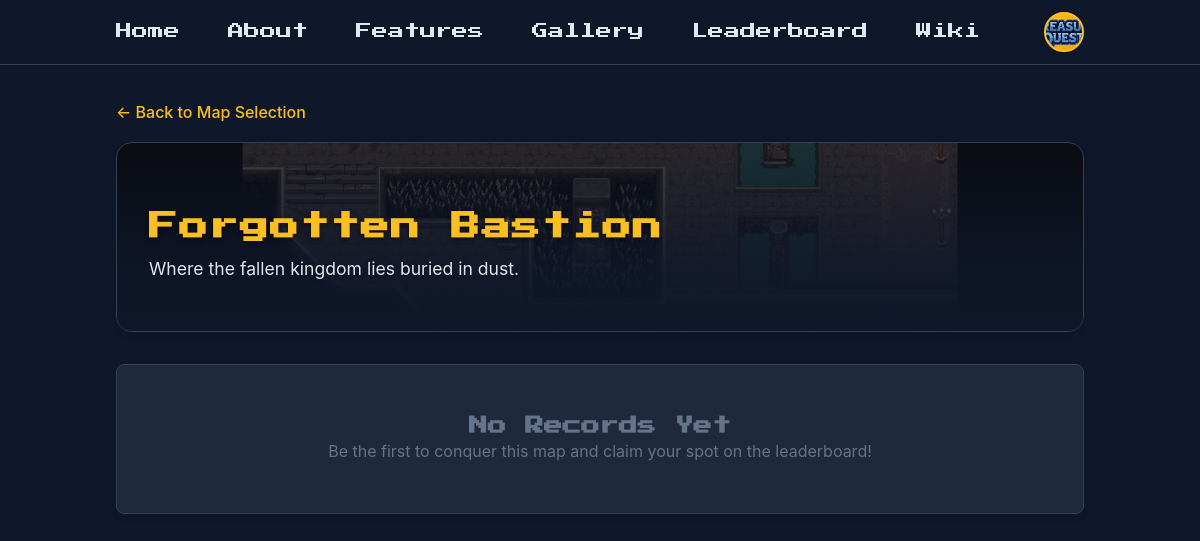
The app's page /map_leaderboard.php?id=4 (signed in) with its own data.
### tables this page shows
CREATE TABLE `users` (
  `id` int(11) NOT NULL,
  `username` varchar(50) NOT NULL,
  `email` varchar(100) NOT NULL,
  `password` varchar(255) NOT NULL,
  `admin` tinyint(1) NOT NULL DEFAULT 0,
  `reset_token` varchar(100) DEFAULT NULL,
  `reset_token_expires` datetime DEFAULT NULL,
  `created_at` timestamp NOT NULL DEFAULT current_timestamp(),
  `profile_picture` varchar(255) DEFAULT 'uploads/profiles/default.png',
  `api_token` varchar(64) DEFAULT NULL
);

CREATE TABLE `maps` (
  `id` int(11) NOT NULL,
  `name` varchar(60) NOT NULL,
  `bg` varchar(255) DEFAULT NULL,
  `description` text DEFAULT NULL,
  `created_at` timestamp NOT NULL DEFAULT current_timestamp()
);

### config.php (called while the page is built, shortened)
<?php
function getDBConnection() {
    $conn = new mysqli(DB_HOST, DB_USER, DB_PASS, DB_NAME, DB_PORT);
    return $conn;
}
function getCurrentUser() {
    $conn = getDBConnection();
    $user_id = $_SESSION['user_id'];
    $stmt = $conn->prepare("SELECT id, username, email, profile_picture, admin FROM users WHERE id = ?");
    $stmt->bind_param("i", $user_id);
    $stmt->execute();
    $result = $stmt->get_result();
    $user = $result->fetch_assoc();
    return $user;
}
?>

### map_leaderboard.php (the view, shortened to what this page needs)
<?php
require_once 'config.php';
$user = getCurrentUser();
$conn = getDBConnection();
$currentPage = basename($_SERVER['PHP_SELF']);
$isHomePage = ($currentPage === 'index.php' || $currentPage === '');
$map_id = isset($_GET['id']) ? (int)$_GET['id'] : 0;
$map_stmt = $conn->prepare("SELECT * FROM maps WHERE id = ?");
$map_stmt->bind_param("i", $map_id);
$map_stmt->execute();
$map_info = $map_stmt->get_result()->fetch_assoc();
$derivedFileName = strtolower(str_replace(' ', '_', $map_info['name'])) . '.jpg';
$derivedPath = 'uploads/maps/' . $derivedFileName;
if (file_exists($derivedPath)) {
    $bgImage = $derivedPath;
} elseif (!empty($map_info['bg'])) {
    $bgImage = htmlspecialchars(strpos($map_info['bg'], 'uploads/maps/') !== false ? $map_info['bg'] : 'uploads/maps/' . basename($map_info['bg']));
} else {
    $bgImage = 'uploads/maps/default-map.jpg';
}
$score_sql = "SELECT s.turns, s.date, u.username, u.profile_picture FROM scores s JOIN users u ON s.user_id = u.id WHERE s.map_id = ? ORDER BY s.turns ASC, s.date DESC LIMIT 50";
$score_stmt = $conn->prepare($score_sql);
$score_stmt->bind_param("i", $map_id);
$score_stmt->execute();
$scores_result = $score_stmt->get_result();
?>
<!DOCTYPE html>
<html lang="en">
<head>
    <link rel="stylesheet" href="styles.css">
</head>
<body>
    <nav class="nav">
        <div class="nav-container">
            <div class="nav-links">
                <?php if (!$isHomePage): ?><a href="index.php#home">Home</a><?php endif; ?>
                <a href="index.php#about">About</a>
                <a href="index.php#features">Features</a>
                <a href="index.php#gallery">Gallery</a>
                <a href="leaderboard.php" class="active">Leaderboard</a>
                <a href="wiki.php">Wiki</a>
                <?php if ($user): ?>
                    <div class="user-menu" style="margin-left: 1rem;">
                        <div class="user-avatar" onclick="toggleUserMenu(event)">
                            <?php if (!empty($user['profile_picture']) && $user['profile_picture'] !== 'uploads/profiles/default.png'): ?>
                                <img src="<?php echo htmlspecialchars($user['profile_picture']); ?>" alt="Profile" style="width: 100%; height: 100%; object-fit: cover; border-radius: 50%;">
                            <?php else: ?>
                                <?php echo strtoupper(substr($user['username'], 0, 1)); ?>
                            <?php endif; ?>
                        </div>
                    </div>
                <?php else: ?>
                    <a href="login.php" class="btn btn-outline" style="cursor: pointer; margin-left: 1rem;">Login</a>
                <?php endif; ?>
            </div>
        </div>
    </nav>
    <div class="map-leaderboard-container">
        <a href="leaderboard.php" class="back-btn">← Back to Map Selection</a>
        <div class="map-header" style="background-image: url('<?php echo $bgImage; ?>');">
            <div class="map-header-overlay"></div>
            <div class="map-header-content">
                <h1 class="map-title"><?php echo htmlspecialchars($map_info['name']); ?></h1>
                <p class="map-desc"><?php echo htmlspecialchars($map_info['description']); ?></p>
            </div>
        </div>
        <div class="table-wrapper">
            <?php if ($scores_result->num_rows > 0): ?>
            <table>
                <thead>
                    <tr><th width="10%">Rank</th><th width="50%">Player</th><th width="20%">Turns</th><th width="20%">Date Achieved</th></tr>
                </thead>
                <tbody>
                    <?php
                    $rank = 1;
                    while($row = $scores_result->fetch_assoc()):
                        $rankClass = $rank <= 3 ? "rank-$rank" : "";
                    ?>
                    <tr>
                        <td class="<?php echo $rankClass; ?>">#<?php echo $rank; ?></td>
                        <td>
                            <div class="user-flex">
                                <div class="avatar">
                                    <?php if (!empty($row['profile_picture']) && $row['profile_picture'] !== 'uploads/profiles/default.png'): ?>
                                        <img src="<?php echo htmlspecialchars($row['profile_picture']); ?>" style="width: 100%; height: 100%; object-fit: cover;">
                                    <?php else: ?>
                                        <?php echo strtoupper(substr($row['username'], 0, 1)); ?>
                                    <?php endif; ?>
                                </div>
                                <?php echo htmlspecialchars($row['username']); ?>
                            </div>
                        </td>
                        <td style="font-family: monospace; font-size: 1.1rem; color: #fbbf24;"><?php echo htmlspecialchars($row['turns']); ?></td>
                        <td><?php echo date('M j, Y', strtotime($row['date'])); ?></td>
                    </tr>
                    <?php $rank++; endwhile; ?>
                </tbody>
            </table>
            <?php else: ?>
                <div class="empty-state">
                    <h3>No Records Yet</h3>
                    <p>Be the first to conquer this map and claim your spot on the leaderboard!</p>
                </div>
            <?php endif; ?>
        </div>
    </div>
</body>
</html>

### styles.css (style rules this page uses)
* { margin: 0; padding: 0; box-sizing: border-box; }
body { font-family: -apple-system, BlinkMacSystemFont, 'Segoe UI', Roboto, Oxygen, Ubuntu, Cantarell, sans-serif; background-color: #0f172a; color: #cbd5e1; line-height: 1.6; overflow-x: hidden; }
body:not(.auth-page):not(.profile-page) h1, body:not(.auth-page):not(.profile-page) h2, body:not(.auth-page):not(.profile-page) h3, body:not(.auth-page):not(.profile-page) h4, body:not(.auth-page):not(.profile-page) h5, body:not(.auth-page):not(.profile-page) h6 { font-family: 'Press Start 2P', system-ui, sans-serif; line-height: 1.4; }
.nav { position: fixed; top: 0; left: 0; right: 0; z-index: 1000; background-color: #0f172a; border-bottom: 1px solid #334155; font-family: 'Press Start 2P', system-ui, sans-serif; transition: opacity 0.3s ease, visibility 0.3s ease; }
.nav-container { max-width: 1280px; margin: 0 auto; padding: 0 1rem; display: flex; align-items: center; justify-content: center; height: 64px; position: relative; }
.nav-links { display: none; gap: 3rem; align-items: center; }
.nav-links a { color: #e2e8f0; text-decoration: none; transition: color 0.3s; font-size: 1rem; }
.user-menu { position: relative; display: flex; align-items: center; font-family: -apple-system, BlinkMacSystemFont, 'Segoe UI', Roboto, sans-serif; }
.user-avatar { width: 40px; height: 40px; border-radius: 50%; background: linear-gradient(135deg, #fbbf24, #f59e0b); display: flex; align-items: center; justify-content: center; color: #0f172a; font-weight: bold; cursor: pointer; border: 2px solid #fbbf24; position: relative; z-index: 100; transition: all 0.3s; }
.map-title { color: #fbbf24; font-size: 1.2rem; margin-bottom: 0.5rem; text-shadow: 0 2px 4px rgba(0,0,0,0.8); }
.map-desc { color: #cbd5e1; font-size: 0.9rem; margin-bottom: 1rem; display: -webkit-box; -webkit-line-clamp: 2; -webkit-box-orient: vertical; overflow: hidden; text-shadow: 0 1px 2px rgba(0,0,0,0.8); font-family: -apple-system, sans-serif; }
.map-leaderboard-container { max-width: 1000px; margin: 100px auto 4rem; padding: 0 1rem; }
.map-header { background-color: #1e293b; background-size: cover; background-position: center; background-repeat: no-repeat; border: 1px solid #334155; border-radius: 1rem; overflow: hidden; margin-bottom: 2rem; box-shadow: 0 4px 6px -1px rgba(0, 0, 0, 0.1); padding: 4rem 2rem 2rem; position: relative; }
.map-header-overlay { position: absolute; inset: 0; background: linear-gradient(to bottom, rgba(15, 23, 42, 0.3) 0%, rgba(15, 23, 42, 0.9) 70%, #0f172a 100%); z-index: 1; }
.map-header-content { position: relative; z-index: 2; }
.map-leaderboard-container .map-title { color: #fbbf24; font-size: 1.8rem; margin-bottom: 0.5rem; text-shadow: 0 2px 4px rgba(0,0,0,0.5); letter-spacing: 0.05em; }
.map-leaderboard-container .map-desc { color: #e2e8f0; font-size: 1.1rem; max-width: 800px; text-shadow: 0 1px 2px rgba(0,0,0,0.5); font-family: -apple-system, sans-serif; }
.table-wrapper { background-color: #1e293b; border-radius: 0.5rem; overflow: hidden; box-shadow: 0 4px 6px -1px rgba(0, 0, 0, 0.1); border: 1px solid #334155; }
.map-leaderboard-container .back-btn { display: inline-block; margin-bottom: 1rem; color: #fbbf24; text-decoration: none; font-weight: 500; font-family: -apple-system, sans-serif; }
.empty-state { padding: 3rem; text-align: center; color: #64748b; font-family: -apple-system, sans-serif; }
@media (min-width: 1025px) { .nav-links { display: flex; } }

### records on screen
users: profile_picture (picture)
maps: bg (picture), name "Forgotten Bastion", description "Where the fallen kingdom lies buried in dust."
